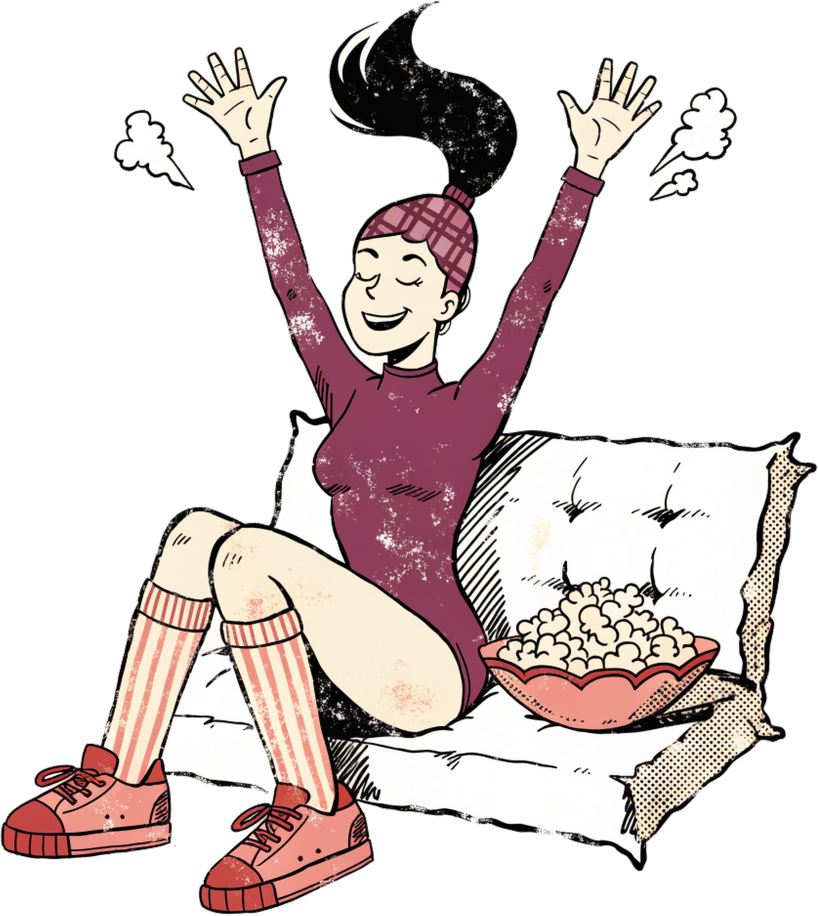
#> input picture designs/c784/art_pp.png, 2453 x 2746 px, found by its file name (shown at 1/3 size)
$ python build.py 5 5
#> lines starting #> are read from the running program, lines starting #| are printed output that depends on the picture; after the words box and inside, x2 and y2 are one past the last pixel; in counts of white or black regions, pixels touching at a corner belong together
### designs/c_common.py
"""Lane C hoodie helpers (from the c773 build). Run with /usr/bin/python3 from the repo root."""
import sys, json, os; sys.path.insert(0, '.')
from designs.lib import *
import numpy as np, cv2
CR = (246, 236, 214, 255); MU = (226, 169, 53, 255)
def load_art(path, edge=True, bottom_fade=False, minarea=15000):
#> called with path = 'designs/c784/art_pp.png', edge = True, bottom_fade = False, minarea = 15000
    art = Image.open(path).convert('RGBA'); al = np.array(art.getchannel('A'))
#> in load_art, art is the input picture: PIL image 2453x2746 RGBA; mean R, G, B, A 86, 74, 72.6, 118.3
#> after `al = np.array(art.getchannel('A'))`:
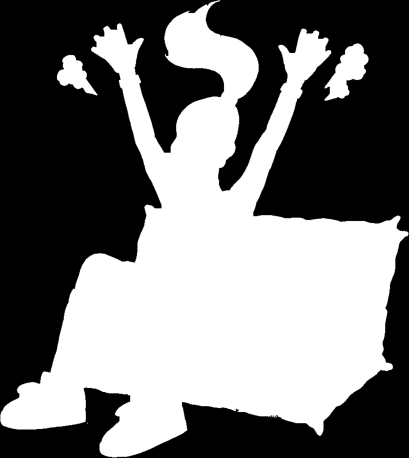
#> al: shape (2746, 2453) (shown at 1/6 size); min 0, max 255, mean 118.3
    n, lab, st, _ = cv2.connectedComponentsWithStats((al > 40).astype(np.uint8), connectivity=8); keep = np.zeros_like(al, bool)
#> after `n, lab, st, _ = cv2.connectedComponentsWithStats((al > 40).astype(np.u`:
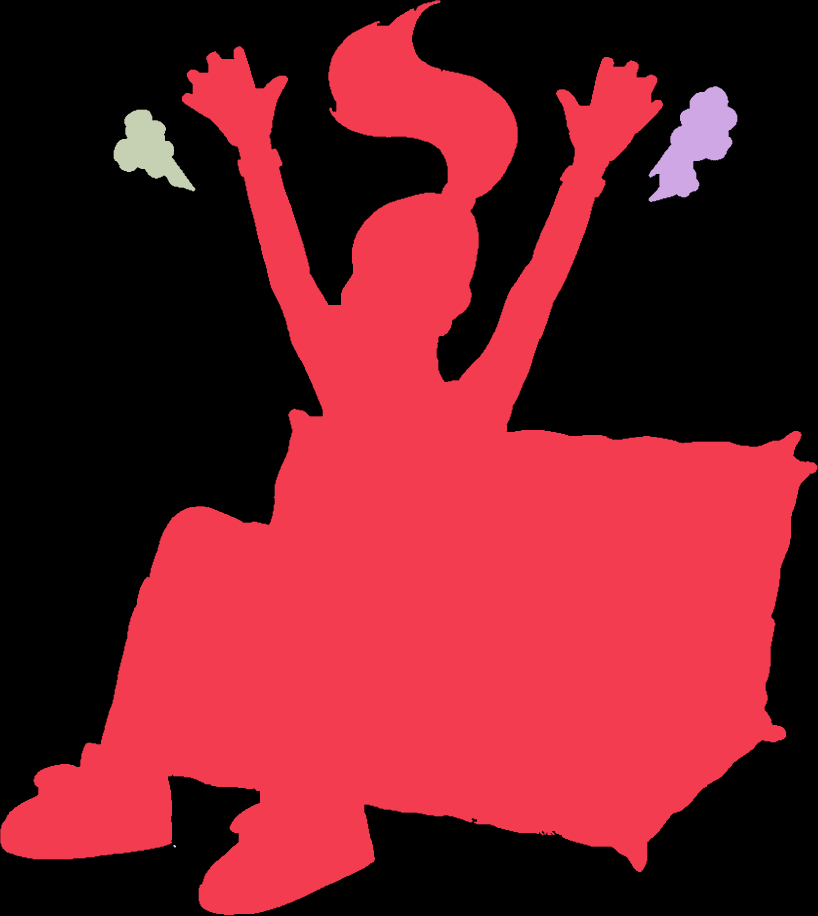
#> lab: shape (2746, 2453) int32 (shown at 1/3 size); 5 distinct labels, from 0 to 4; one colour per label, 0 black
#> after `n, lab, st, _ = cv2.connectedComponentsWithStats((al > 40).astype(np.u`: n = 5; st = [[0, 0, 2453, 2746, 3591482], [1, 1, 2451, 2744, 3068835], [1946, 259, 266, 347, 46401], [341, 329, 245, 245, 29176], [520, 2535, 8, 8, 44]]
    for i in range(1, n):
        if st[i, cv2.CC_STAT_AREA] > minarea: keep |= (lab == i)
#> this loop made 4 passes
#> pass 1, in load_art, `if st[i, cv2.CC_STAT_AREA] > minarea: keep |= (lab == i)`:
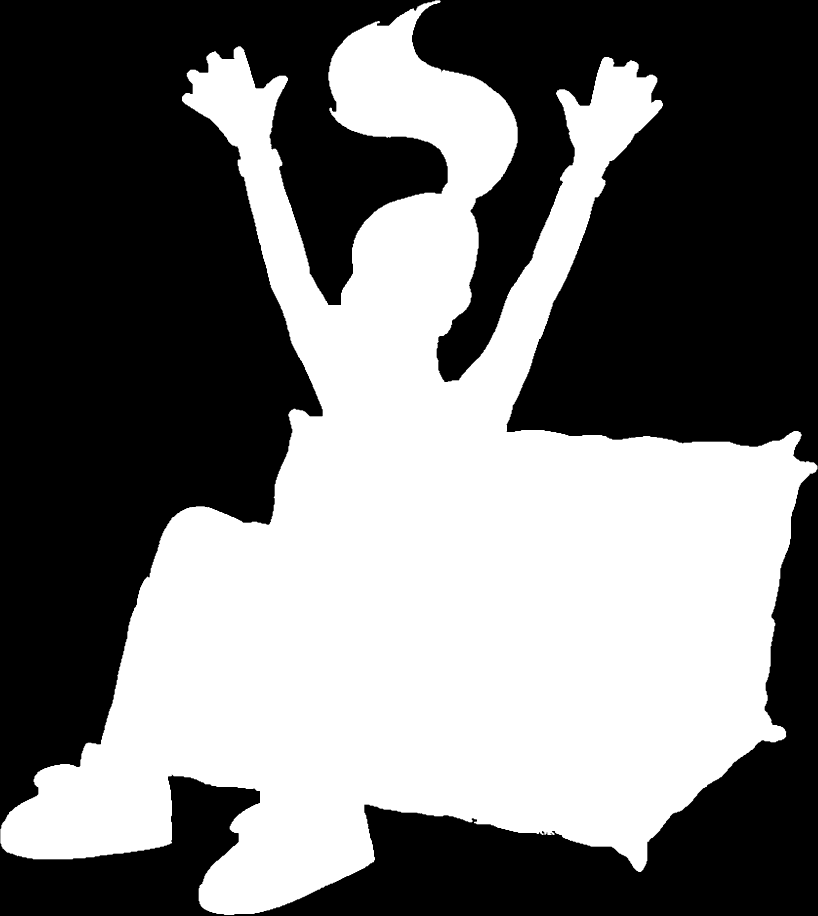
#> keep: shape (2746, 2453) bool (shown at 1/3 size); 45.6% white; 1 white region, box (x1, y1, x2, y2) and area: (1, 1, 2452, 2745) 3068835
#> pass 2, in load_art, `if st[i, cv2.CC_STAT_AREA] > minarea: keep |= (lab == i)`:
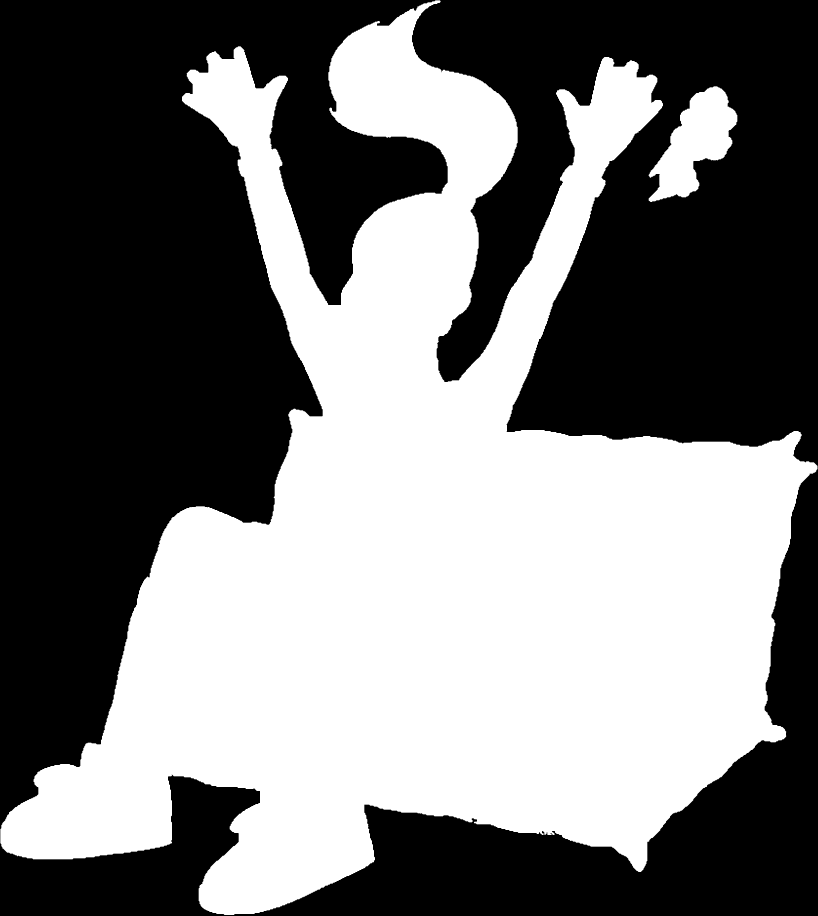
#> keep: shape (2746, 2453) bool (shown at 1/3 size); 46.2% white; 2 white regions, box (x1, y1, x2, y2) and area: (1, 1, 2452, 2745) 3068835, (1946, 259, 2212, 606) 46401
#> pass 3, in load_art, `if st[i, cv2.CC_STAT_AREA] > minarea: keep |= (lab == i)`:
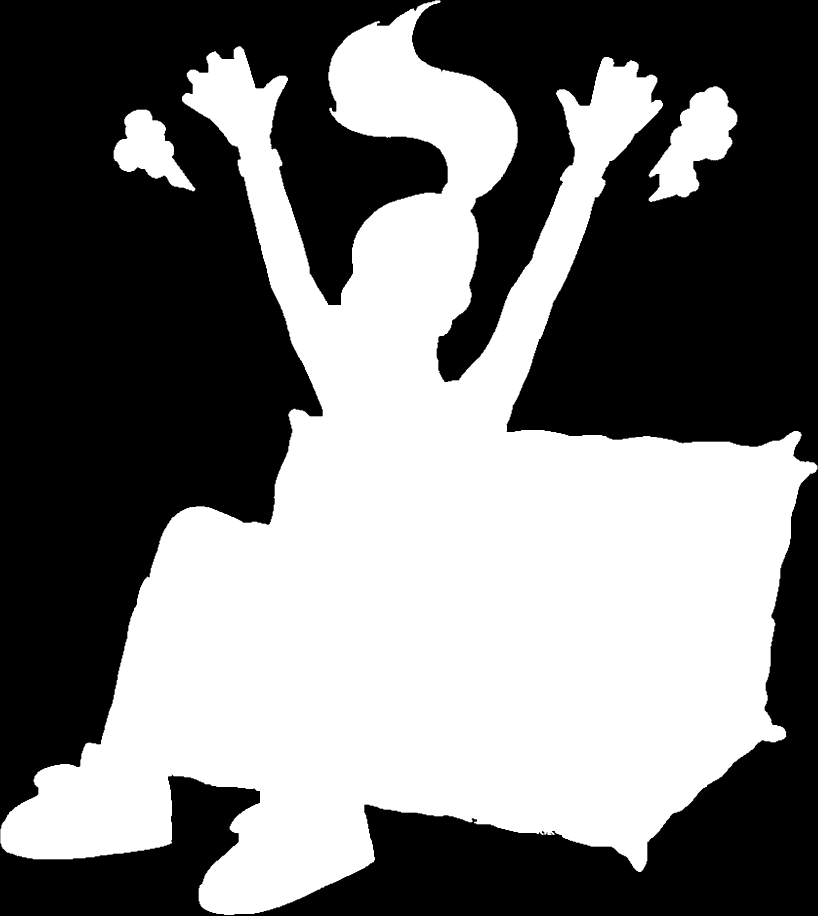
#> keep: shape (2746, 2453) bool (shown at 1/3 size); 46.7% white; 3 white regions, box (x1, y1, x2, y2) and area: (1, 1, 2452, 2745) 3068835, (1946, 259, 2212, 606) 46401, (341, 329, 586, 574) 29176
    al[~keep] = 0; H0, W0 = al.shape
    if edge:
        rng = np.random.default_rng(7); nz = cv2.GaussianBlur(rng.random((H0, W0)).astype(np.float32), (0, 0), 6); nz = (nz - nz.min()) / (nz.max() - nz.min())
        yy, xx = np.mgrid[0:H0, 0:W0]; d = np.minimum.reduce([yy, xx, H0 - 1 - yy, W0 - 1 - xx]).astype(np.float32)
        al = (al * np.clip((d / 110) * 1.4 - nz * 0.9, 0, 1)).astype(np.uint8)
    art.putalpha(Image.fromarray(al)); return art.crop(art.getchannel('A').point(lambda v: 255 if v > 10 else 0).getbbox())
#> after `return art.crop(art.getchannel('A').point(lambda v: 255 if v > 10 else`:
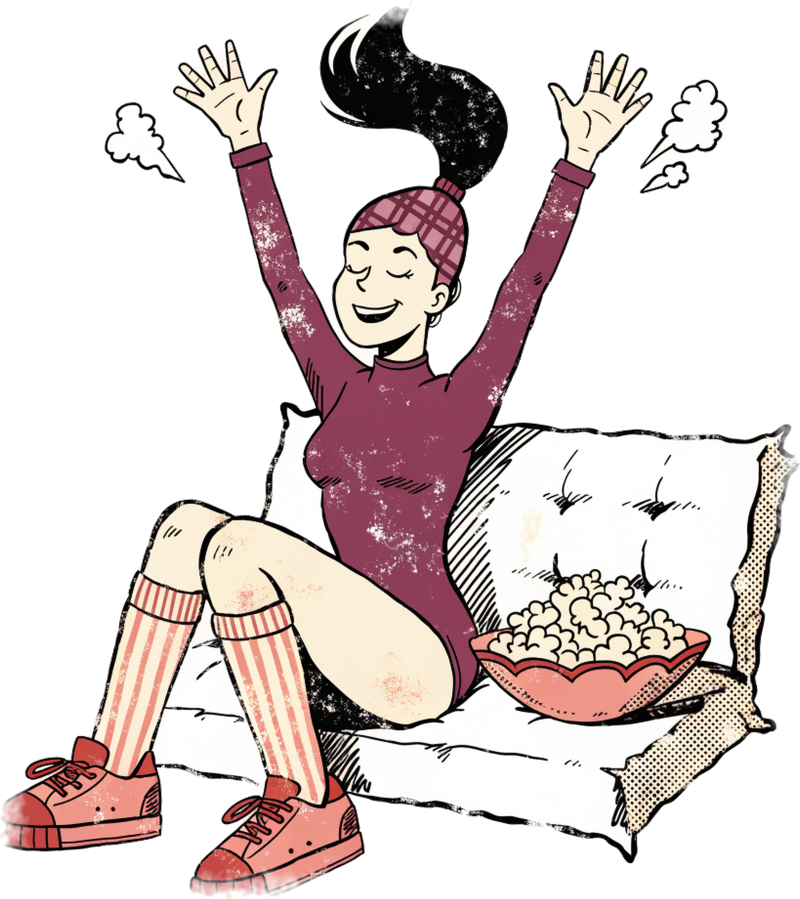
#> returned value: PIL image 2399x2697 RGBA (shown at 1/3 size); mean R, G, B, A 89.3, 77, 75.4, 121.6; transparent parts drawn white
def halo(a, px):
    al = np.array(a.getchannel('A')); k = cv2.getStructuringElement(cv2.MORPH_ELLIPSE, (2 * px + 1, 2 * px + 1)); d = cv2.dilate(al, k)
    h = Image.new('RGBA', a.size, CREAM); h.putalpha(Image.fromarray(d)); h.alpha_composite(a); return h
def build(n, art_path, head, punch, font, sand, AW=1800, W=3400, hfrac=0.9, pfrac=1.0, pfont=None, psame=False, hsame=False, npunch=MU, kw=3, g=40):
    """head/punch: list of text lines. sand=(headline ink, punch ink). Writes docs/print-files/<n>-{navy,sand}.png and prints the 7h/7k/7l numbers."""
    art = load_art(art_path); art = art.resize((AW, round(art.height * AW / art.width)), Image.LANCZOS)
    for mode, (hc, pc, aa, bg) in {'navy': (CR, npunch, halo(art, 16), (31, 42, 77, 255)), 'sand': (sand[0], sand[1], art, (226, 214, 188, 255))}.items():
        hs = line_same(head, font, hfrac, W, hc, hc, kw=kw) if hsame else [line(t, font, hfrac, W, hc, hc, kw=kw) for t in head]; ps = line_same(punch, pfont or font, pfrac, W, pc, pc, kw=kw) if psame else [line(t, pfont or font, pfrac, W, pc, pc, kw=kw) for t in punch]
        out = lockup(aa, W, hs, ps, f'{n}-{mode}', {mode: bg}, g=g); out = out.crop(out.getchannel('A').point(lambda v: 255 if v > 10 else 0).getbbox())
        out.save(f'docs/print-files/{n}-{mode}.png', dpi=(300, 300)); th = sum(l.height for l in hs + ps)
        print(mode, out.size, 'headline', max([l.width for l in hs] or [0]), 'punch', max(l.width for l in ps), 'type', th, 'of', out.height, round(th / out.height, 2), 'subject', art.width, 'of', out.width, round(art.width / out.width, 2))
#> this loop made 1 pass
#> (mode, hc, pc, bg) on pass 1: ('navy', (246, 236, 214, 255), (245, 140, 125, 255), (31, 42, 77, 255))

# [18 lines left out: functions spec, faqs, not called in this run]

### designs/lib.py
"""Lane C lockup helper: from designs.lib import *"""
from PIL import Image, ImageDraw, ImageFont, ImageFilter
FD = 'designs/fonts/'
CREAM = (246, 236, 214, 255)
F = dict(alfa='AlfaSlabOne-Regular.ttf', anton='Anton-Regular.ttf', bevan='Bevan-Regular.ttf', big='BigShouldersDisplay[wght].ttf', bowlby='BowlbyOne-Regular.ttf',
         cinzel='Cinzel[wght].ttf', fraunces='Fraunces[SOFT,WONK,opsz,wght].ttf', oswald='Oswald[wght].ttf', playfair='PlayfairDisplay[wght].ttf',
         playfairi='PlayfairDisplay-Italic[wght].ttf', rye='Rye-Regular.ttf', graduate='Graduate-Regular.ttf', yellowtail='Yellowtail-Regular.ttf', interblack='InterDisplay-Black.otf', damion='Damion-Regular.ttf', caveat='CaveatBrush-Regular.ttf')
VAR = dict(big=[900], cinzel=[900], fraunces=[9, 900, 60, 1], oswald=[700], playfair=[900], playfairi=[900])
def line(text, font, wfrac, W, fill, key, kw=27, track=0):
    ff = F[font]; var = VAR.get(font)
    def mk(sz):
#> (the run stopped early here; a loop or call above may not have finished)
